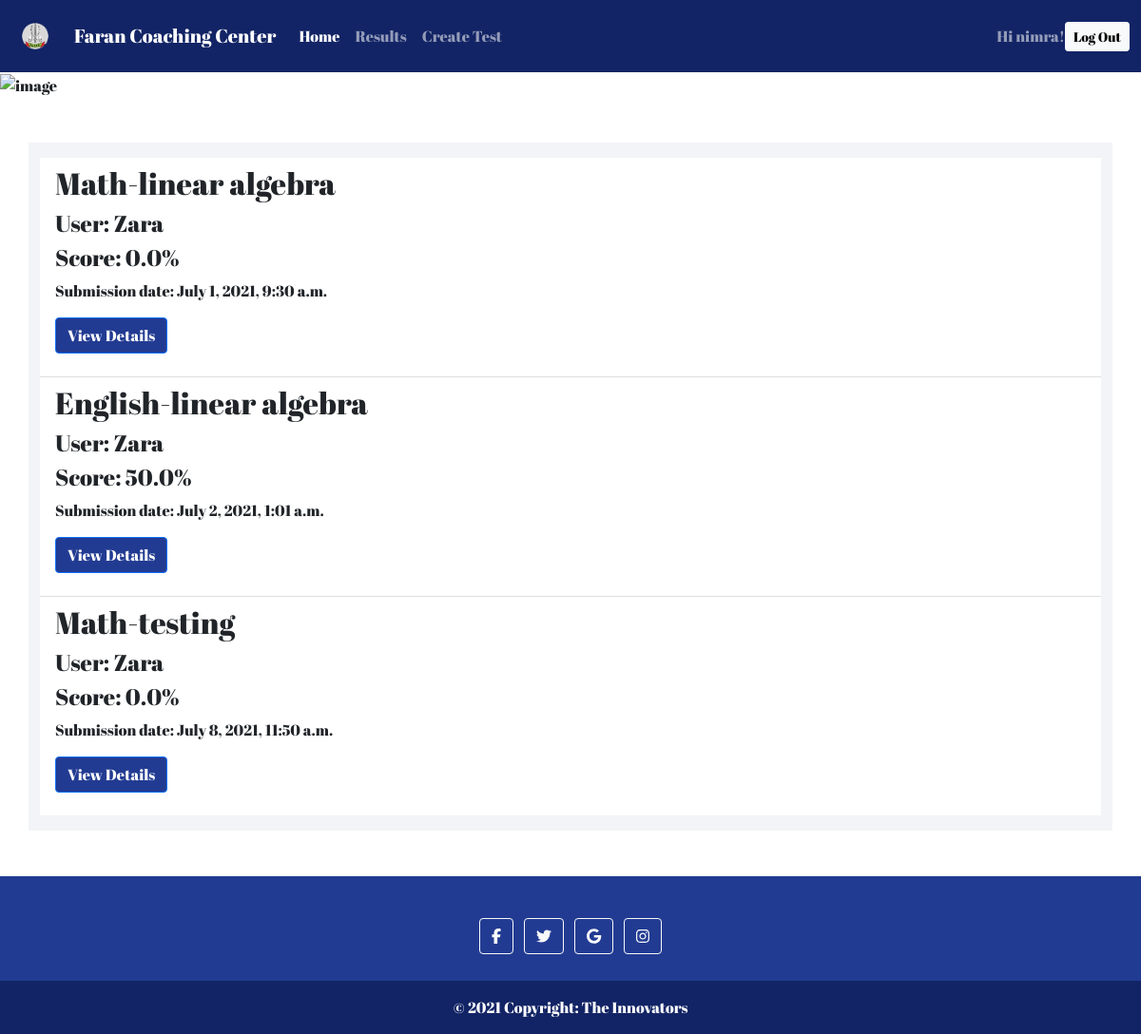
Page /results (signed in) on the earlier database version.
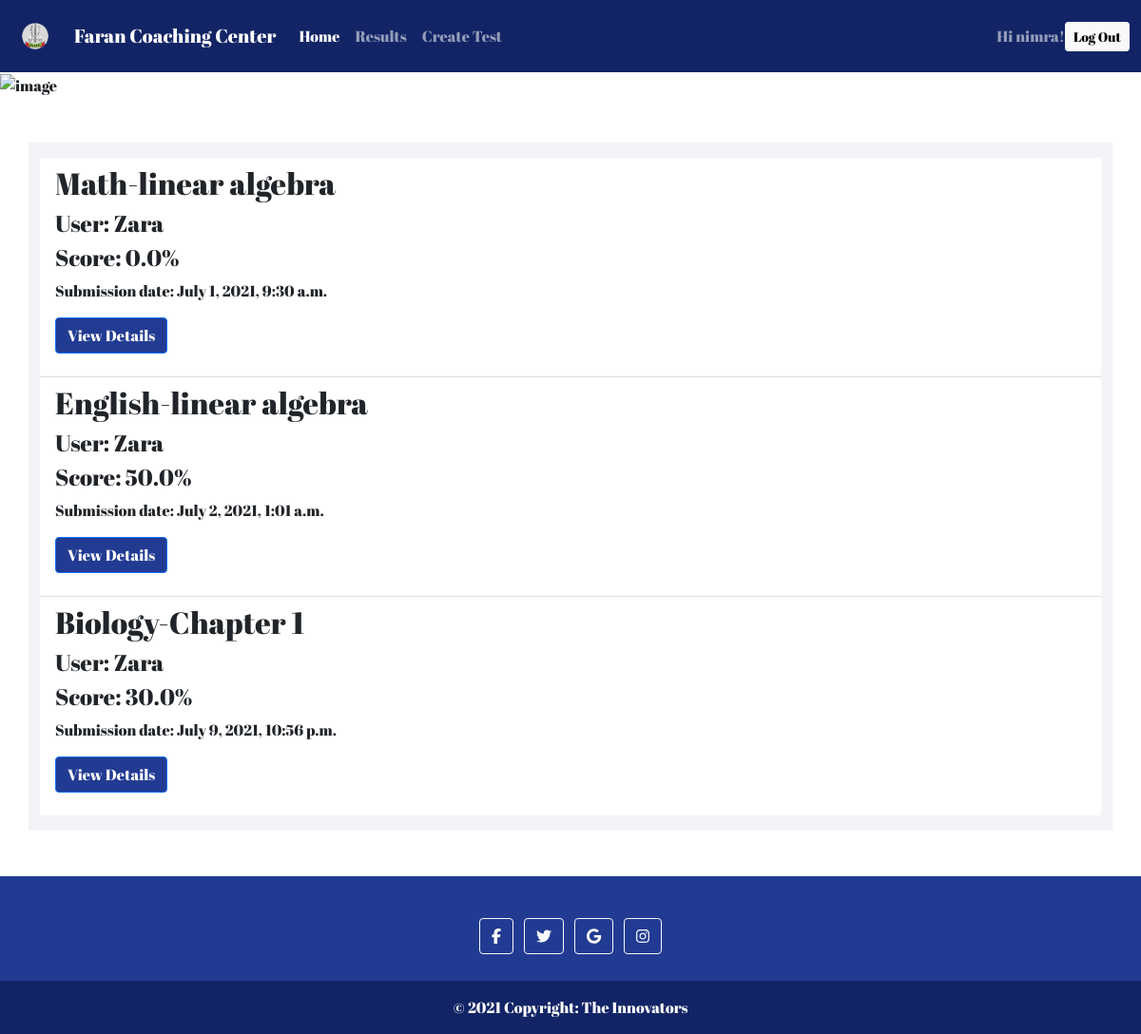
Same page on the later database version.
### results/models.py (models this page shows, shortened)
class Result(models.Model):
    test_name = models.ForeignKey(Test, on_delete=models.CASCADE)
    user = models.ForeignKey(User, on_delete=models.CASCADE)
    submitted_date_time = models.DateTimeField(auto_now=False, auto_now_add=False, default=timezone.now)
    score = models.FloatField()

### mcqs/models.py (models this page shows, shortened)
class Test(models.Model):
    name = models.CharField(max_length=120)
    topic = models.CharField(max_length=500)
    number_of_questions = models.IntegerField()
    time = models.IntegerField()
    passing_score = models.IntegerField()
    created_by = models.ForeignKey(User, on_delete=models.CASCADE)
    created_date_time = models.DateTimeField(auto_now=False, auto_now_add=False, default=timezone.now)
    def __str__(self):
        return f"{self.name}-{self.topic}"

### mcqs/views.py (the view)
# urls.py: path('results', views.ResultListView.as_view(), name='result-view'),
class ResultListView(UserPassesTestMixin,ListView):
    model = Result
    template_name = 'mcqs/result.html'
    def test_func(self):
       return self.request.user.is_superuser

### mcqs/templates/mcqs/result.html (shortened to what this page needs)
{% extends "base.html" %}
{% load static %}
{% block content %}
<div class="container mt-5 mb-5 pt-3 pb-3" style="background-color: #F3F4F7;">
<div class="list-group list-group-flush">
  {% if not object_list %}
  <h4>No result found</h4>
  {% else %}
  {% for obj in object_list %}
  <div class="list-group-item">
    <h2>{{obj.test_name}}</h2>
    <h4>User: {{obj.user}}</h4>
    <h4>Score: {{obj.score}}%</h4>
    <p>Submission date: {{obj.submitted_date_time}}</p>
    <a href="{% url 'mcqs:steudent_result_view' user_name=obj.user test_name=obj.test_name %}" class="btn btn-primary mb-3">View Details</a>
    <br>
  </div>
  {% endfor %}
  {% endif %}
</div>
</div>
{% endblock content %}

### templates/base.html (shortened to what this page needs)
{% load static %}
<!doctype html>
<html lang="en" class="h-100">
  <head>
    <link href="https://cdn.jsdelivr.net/npm/bootstrap@5.0.1/dist/css/bootstrap.min.css" rel="stylesheet">
    <link rel="stylesheet" href={% static 'style.css' %}>
  </head>
  <body class="d-flex flex-column h-100">
    <header>
      <nav class="navbar navbar-expand-lg navbar-dark" style="background-color: #122465;">
      <div class="container-fluid">
        <a class="navbar-brand" href="{% url 'mcqs:main-view' %}">
          <img src="{% static 'images/faran-logo.png' %}" alt="" width="50" height="50">
        </a>
        <a class="navbar-brand" href="{% url 'mcqs:main-view' %}">Faran Coaching Center</a>
        <div class="collapse navbar-collapse" id="navbarText">
          <ul class="navbar-nav me-auto mb-2 mb-lg-0">
            <li class="nav-item">
              <a class="nav-link active" aria-current="page" href="{% url 'mcqs:main-view' %}">Home</a>
            </li>
            <li class="nav-item">
              {% if user.is_superuser %}
                <a class="nav-link" href="{% url 'mcqs:result-view' %}">Results</a>
              {% else %}
                <a class="nav-link" href="{% url 'mcqs:user-result-view' %}">Results</a>
              {% endif %}
            </li>
            {% if user.is_superuser %}
            <li class="nav-item">
              <a class="nav-link" href="{% url 'mcqs:test_new' %}">Create Test</a>
              </li>
            {% endif %}
          </ul>
          {% if user.is_authenticated %}
          <span class="navbar-text">
            Hi {{ user.username }}!
          </span>
            <a class="btn btn-light btn-sm" href="{% url 'logout' %}">Log Out</a>
          {% else %}
            <a class="btn btn-light btn-sm" href="{% url 'login' %}">Log In</a>
          {% endif %}
        </div>
      </div>
    </nav>
    </header>
<main class="flex-shrink-0">
    <img src="{% static 'images/back_image.jpg' %}" class="img-fluid" alt="image" style="height: 550px; width: 100%;">
    {% block content %}
    {% endblock content %}
</main>
<footer class="footer mt-auto py-3 text-center text-white pb-0"  style="background-color: #223B92;">
<div class="container p-4 pb-0">
<section class="mb-4">
  <a class="btn btn-outline-light btn-floating m-1" href="https://www.facebook.com/ThePinnacleCollege/" role="button"
    ><i class="fab fa-facebook-f"></i
  ></a>
  <a class="btn btn-outline-light btn-floating m-1" href="https://twitter.com/adeelrao256" role="button"
    ><i class="fab fa-twitter"></i
  ></a>
  <a class="btn btn-outline-light btn-floating m-1" href="https://play.google.com/store/apps/details?id=com.kambohcomputingservices.parentsportal.pinnacle_college_karachi&hl=en&gl=US" role="button"
    ><i class="fab fa-google"></i
  ></a>
  <a class="btn btn-outline-light btn-floating m-1" href="https://www.instagram.com/thepinnaclecollege/" role="button"
    ><i class="fab fa-instagram"></i
  ></a>
</section>
</div>
<div class="text-center p-3 mb-0" style="background-color: #122465;">
© 2021 Copyright: The Innovators
</div>
</footer>
</body>
</html>

### templates/base.html (style rules this page uses)
body { font-family: 'myfont'; }
.btn-primary { background-color: #223B92; }

Differences in the rows shown:
removed Result: test_name "Math-testing", user "Zara", score "0.0", submitted_date_time "July 8, 2021, 11:50 a.m."
added Result: test_name "Biology-Chapter 1", user "Zara", score "30.0", submitted_date_time "July 9, 2021, 10:56 p.m."
